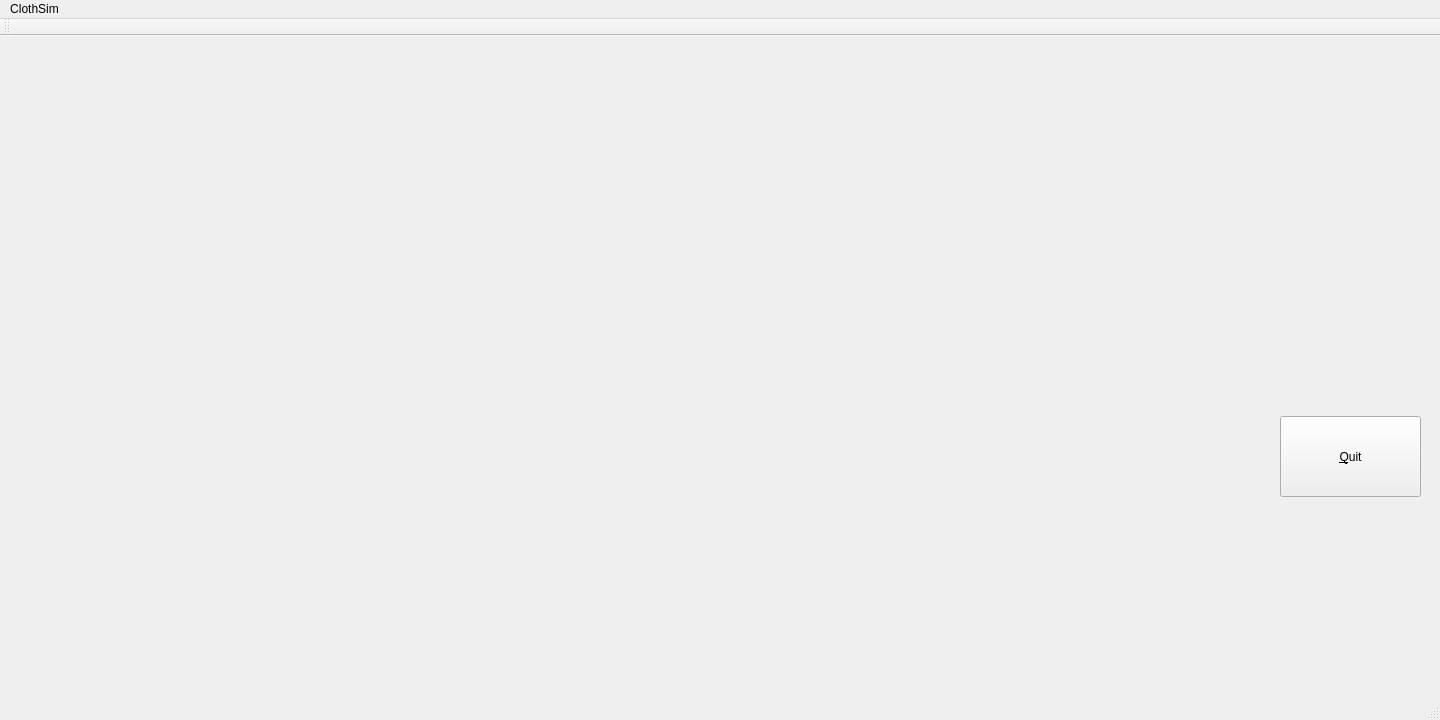
<?xml version="1.0" encoding="UTF-8"?>
<ui version="4.0">
 <class>MainWindow</class>
 <widget class="QMainWindow" name="MainWindow">
  <property name="geometry">
   <rect>
    <x>0</x>
    <y>0</y>
    <width>1440</width>
    <height>720</height>
   </rect>
  </property>
  <property name="windowTitle">
   <string>MainWindow</string>
  </property>
  <widget class="QWidget" name="centralWidget">
   <property name="enabled">
    <bool>true</bool>
   </property>
   <widget class="QPushButton" name="pushbutton">
    <property name="geometry">
     <rect>
      <x>1280</x>
      <y>380</y>
      <width>141</width>
      <height>81</height>
     </rect>
    </property>
    <property name="text">
     <string>&amp;Quit</string>
    </property>
   </widget>
   <widget class="GLWidget" name="widget" native="true">
    <property name="geometry">
     <rect>
      <x>0</x>
      <y>0</y>
      <width>1280</width>
      <height>720</height>
     </rect>
    </property>
   </widget>
  </widget>
  <widget class="QMenuBar" name="menuBar">
   <property name="geometry">
    <rect>
     <x>0</x>
     <y>0</y>
     <width>1440</width>
     <height>25</height>
    </rect>
   </property>
   <widget class="QMenu" name="menuClothSim">
    <property name="title">
     <string>ClothSim</string>
    </property>
   </widget>
   <addaction name="menuClothSim"/>
  </widget>
  <widget class="QToolBar" name="mainToolBar">
   <attribute name="toolBarArea">
    <enum>TopToolBarArea</enum>
   </attribute>
   <attribute name="toolBarBreak">
    <bool>false</bool>
   </attribute>
  </widget>
  <widget class="QStatusBar" name="statusBar"/>
 </widget>
 <layoutdefault spacing="6" margin="11"/>
 <customwidgets>
  <customwidget>
   <class>GLWidget</class>
   <extends>QWidget</extends>
   <header>glwidget.h</header>
   <container>1</container>
  </customwidget>
 </customwidgets>
 <resources/>
 <connections>
  <connection>
   <sender>pushbutton</sender>
   <signal>clicked()</signal>
   <receiver>MainWindow</receiver>
   <slot>close()</slot>
   <hints>
    <hint type="sourcelabel">
     <x>735</x>
     <y>561</y>
    </hint>
    <hint type="destinationlabel">
     <x>683</x>
     <y>357</y>
    </hint>
   </hints>
  </connection>
 </connections>
</ui>
